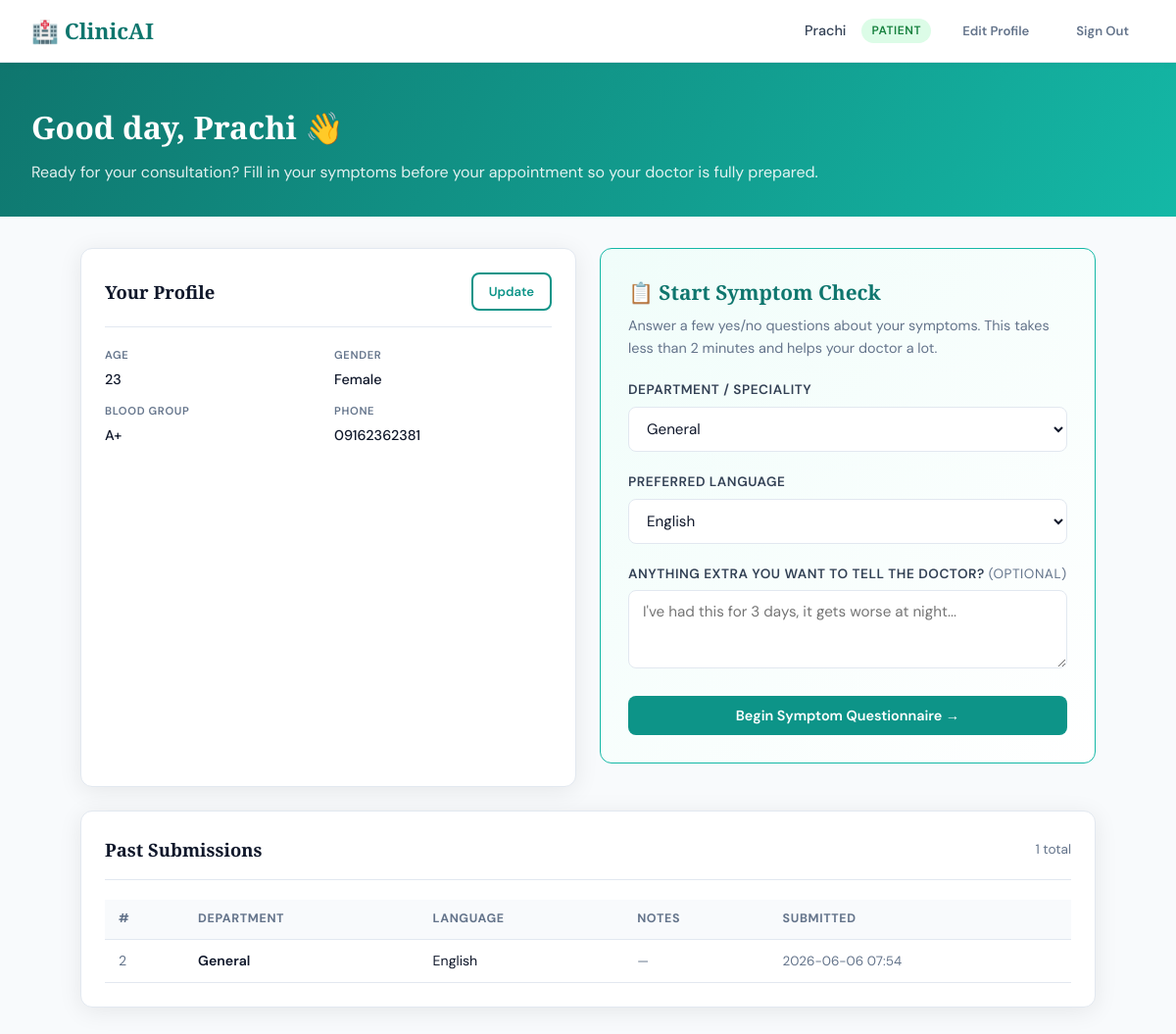
The app's page /patient (signed in) with its own data.
### tables this page shows
CREATE TABLE users (
        id INTEGER PRIMARY KEY AUTOINCREMENT,
        email TEXT UNIQUE NOT NULL,
        password TEXT NOT NULL,
        role TEXT NOT NULL,  -- 'doctor' or 'patient'
        name TEXT NOT NULL,
        created_at TIMESTAMP DEFAULT CURRENT_TIMESTAMP
    );

CREATE TABLE patient_profiles (
        id INTEGER PRIMARY KEY AUTOINCREMENT,
        user_id INTEGER UNIQUE NOT NULL,
        age INTEGER,
        gender TEXT,
        blood_group TEXT,
        phone TEXT,
        address TEXT,
        medical_history TEXT,
        allergies TEXT,
        current_medications TEXT,
        emergency_contact TEXT,
        FOREIGN KEY (user_id) REFERENCES users(id)
    );

CREATE TABLE submissions (
        id INTEGER PRIMARY KEY AUTOINCREMENT,
        patient_user_id INTEGER NOT NULL,
        department TEXT NOT NULL,
        symptoms TEXT NOT NULL,
        language TEXT DEFAULT 'English',
        notes TEXT,
        submitted_at TIMESTAMP DEFAULT CURRENT_TIMESTAMP,
        FOREIGN KEY (patient_user_id) REFERENCES users(id)
    );

### app.py (the view)
@app.route("/patient")
@login_required
@patient_required
def patient_home():
    profile = get_patient_profile(session["user_id"])
    submissions = fetch_patient_submissions(session["user_id"])
    return render_template("patient_home.html",
                           profile=profile,
                           submissions=submissions,
                           departments=list(department_symptoms.keys()))

### app.py (called while the page is built)
def login_required(f):
    @wraps(f)
    def decorated(*args, **kwargs):
        if "user_id" not in session:
            flash("Please log in to continue.", "error")
            return redirect(url_for("login"))
        return f(*args, **kwargs)
    return decorated

def patient_required(f):
    @wraps(f)
    def decorated(*args, **kwargs):
        if session.get("role") != "patient":
            flash("Access denied.", "error")
            return redirect(url_for("home"))
        return f(*args, **kwargs)
    return decorated

### data_base.py (called while the page is built)
def get_conn():
    return sqlite3.connect(DB_PATH)

def get_patient_profile(user_id):
    conn = get_conn()
    c = conn.cursor()
    c.execute("""
        SELECT u.name, u.email, pp.age, pp.gender, pp.blood_group, pp.phone,
               pp.address, pp.medical_history, pp.allergies, pp.current_medications, pp.emergency_contact
        FROM users u
        LEFT JOIN patient_profiles pp ON u.id = pp.user_id
        WHERE u.id = ?
    """, (user_id,))
    row = c.fetchone()
    conn.close()
    if row:
        return {
            "name": row[0], "email": row[1], "age": row[2], "gender": row[3],
            "blood_group": row[4], "phone": row[5], "address": row[6],
            "medical_history": row[7], "allergies": row[8],
            "current_medications": row[9], "emergency_contact": row[10]
        }
    return None

def fetch_patient_submissions(user_id):
    conn = get_conn()
    c = conn.cursor()
    c.execute("""
        SELECT id, department, symptoms, notes, language, submitted_at
        FROM submissions WHERE patient_user_id = ?
        ORDER BY submitted_at DESC
    """, (user_id,))
    rows = c.fetchall()
    conn.close()
    return rows

### templates/patient_home.html (shortened to what this page needs)
<!DOCTYPE html>
<html lang="en">
<head>
  <link rel="stylesheet" href="{{ url_for('static', filename='style.css') }}">
</head>
<body class="page-wrap">
<nav class="navbar">
  <a href="/patient" class="navbar-logo">🏥 ClinicAI</a>
  <div class="navbar-user">
    <span class="navbar-name">{{ session.name }}</span>
    <span class="role-badge patient">Patient</span>
    <a href="/patient/profile" class="btn btn-ghost btn-sm">Edit Profile</a>
    <a href="/logout" class="btn btn-ghost btn-sm">Sign Out</a>
  </div>
</nav>
<div class="dashboard-header">
  <h1>Good day, {{ session.name.split()[0] }} 👋</h1>
  <p>Ready for your consultation? Fill in your symptoms before your appointment so your doctor is fully prepared.</p>
</div>
<div class="dashboard-body">
  <div class="grid-2" style="margin-bottom:24px">
    <div class="card">
      <div class="card-header">
        <span class="card-title">Your Profile</span>
        <a href="/patient/profile" class="btn btn-outline btn-sm">Update</a>
      </div>
      {% if profile %}
        <div class="info-grid">
          <div class="info-item">
            <label>Age</label>
            <span>{{ profile.age or '—' }}</span>
          </div>
          <div class="info-item">
            <label>Gender</label>
            <span>{{ profile.gender or '—' }}</span>
          </div>
          <div class="info-item">
            <label>Blood Group</label>
            <span>{{ profile.blood_group or '—' }}</span>
          </div>
          <div class="info-item">
            <label>Phone</label>
            <span>{{ profile.phone or '—' }}</span>
          </div>
        </div>
      {% else %}
        <p style="color:var(--muted); font-size:0.9rem;">
          No profile yet. <a href="/patient/profile" class="link">Add your details</a> so your doctor can help you better.
        </p>
      {% endif %}
    </div>
    <div class="consultation-card">
      <h3>📋 Start Symptom Check</h3>
      <p>Answer a few yes/no questions about your symptoms. This takes less than 2 minutes and helps your doctor a lot.</p>
      <form method="POST" action="/patient/start">
        <div class="form-group">
          <label>Department / Speciality</label>
          <select name="department" required>
            {% for dept in departments %}
              <option>{{ dept }}</option>
            {% endfor %}
          </select>
        </div>
        <div class="form-group">
          <label>Preferred Language</label>
          <select name="language">
            <option>English</option>
          </select>
        </div>
        <div class="form-group">
          <label>Anything extra you want to tell the doctor? <span style="font-weight:400;color:var(--muted)">(optional)</span></label>
          <textarea name="notes" placeholder="I've had this for 3 days, it gets worse at night..."></textarea>
        </div>
        <button type="submit" class="btn btn-primary btn-block">
          Begin Symptom Questionnaire →
        </button>
      </form>
    </div>
  </div>
  <div class="card">
    <div class="card-header">
      <span class="card-title">Past Submissions</span>
      <span style="font-size:0.85rem;color:var(--muted);">{{ submissions|length }} total</span>
    </div>
    {% if submissions %}
      <table class="history-table">
        <thead>
          <tr>
            <th>#</th>
            <th>Department</th>
            <th>Language</th>
            <th>Notes</th>
            <th>Submitted</th>
          </tr>
        </thead>
        <tbody>
          {% for s in submissions %}
          <tr>
            <td style="color:var(--muted)">{{ s[0] }}</td>
            <td>
              <span style="font-weight:600;">{{ s[1] }}</span>
            </td>
            <td>{{ s[4] }}</td>
            <td style="color:var(--muted); font-size:0.84rem; max-width:200px; overflow:hidden; text-overflow:ellipsis; white-space:nowrap;">
              {{ s[3] or '—' }}
            </td>
            <td style="color:var(--muted); font-size:0.84rem;">{{ s[5][:16] }}</td>
          </tr>
          {% endfor %}
        </tbody>
      </table>
    {% else %}
      <div class="empty-state">
        <div class="empty-state-icon">📋</div>
        <h3>No submissions yet</h3>
        <p>Fill in your symptoms above before your first appointment.</p>
      </div>
    {% endif %}
  </div>
</div>
</body>
</html>

### records on screen
users: name "Prachi"
patient_profiles: age "23", gender "Female", blood_group "A+", phone "09162362381"
submissions: id "2", department "General", language "English", notes "—", submitted_at "2026-06-06 07:54"

### other values on screen
{{ submissions|length }} "1"
form field department "General"
